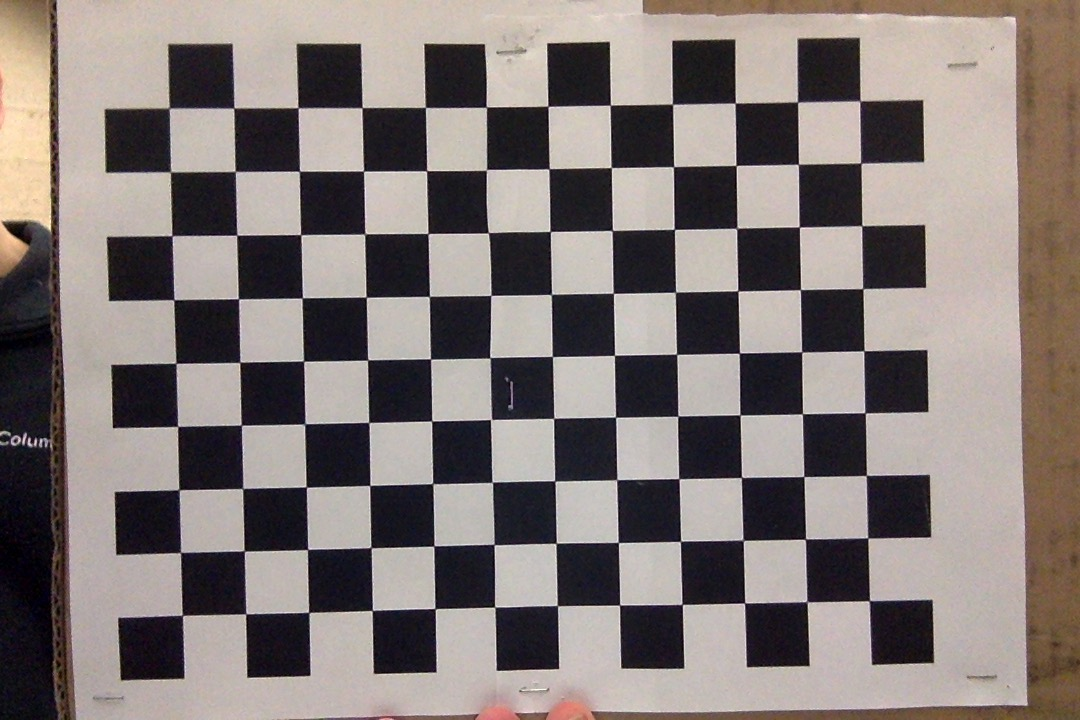
#> input picture support/samples/checkerboard-1.jpg, 1080 x 720 px; its folder holds only this picture in this run
$ python verify_checkerboard.py
#> lines starting #> are read from the running program, lines starting #| are printed output that depends on the picture; after the words box and inside, x2 and y2 are one past the last pixel; in counts of white or black regions, pixels touching at a corner belong together
#> in run_with_images, img is the input picture: shape (720, 1080, 3); mean B, G, R 118, 120.6, 129.9
#!/usr/bin/env python
"Create calibration values file by imaging a checkerboard pattern"

import argparse
import numpy as np
import cv2                       # pylint: disable=import-error
import glob
from context import lib          # flake8: noqa pylint: disable=unused-import
from lib.util import has_pressed # pylint: disable=import-error


# termination criteria
CRITERIA = (cv2.TERM_CRITERIA_EPS + cv2.TERM_CRITERIA_MAX_ITER, 30, 0.001)


def colorize_image(img, vert_corners=7, horz_corners=6):
    """
    Given an image and an expected number of corners, display an image with
    calculated corners.
    """
#> called with vert_corners = 9, horz_corners = 12
    gray = cv2.cvtColor(img, cv2.COLOR_BGR2GRAY)
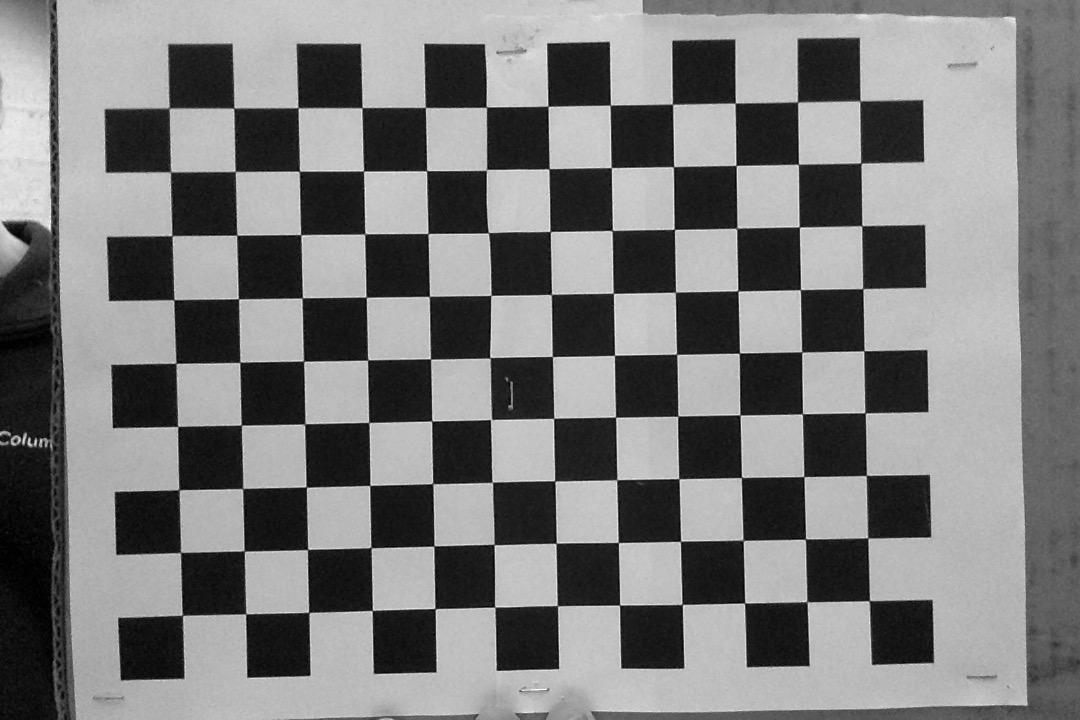
#> gray: shape (720, 1080); min 0, max 253, mean 123.1
    # Find the chess board corners
    ret, corners = cv2.findChessboardCorners(gray, (vert_corners,horz_corners), None)
#> ret = True; corners = 108 rows, first 8: [182.5, 615.5], [180.5, 552.4], [178.8, 489.6], [177.8, 426.4], [175.8, 363.3], [173.8, 299.9], [171.9, 235.8], [170.3, 172]
    # If found, add object points, image points (after refining them)
    if ret == True:
        corners2=cv2.cornerSubPix(gray,corners, (11,11), (-1,-1), CRITERIA)
#> corners2 = 108 rows, first 8: [182.4, 615.4], [180.6, 552.5], [178.9, 489.7], [177.6, 426.4], [175.9, 363.3], [173.9, 299.7], [171.8, 235.8], [170.4, 171.9]

        # Draw and display the corners
        cv2.drawChessboardCorners(img, (vert_corners,horz_corners), corners2, ret)
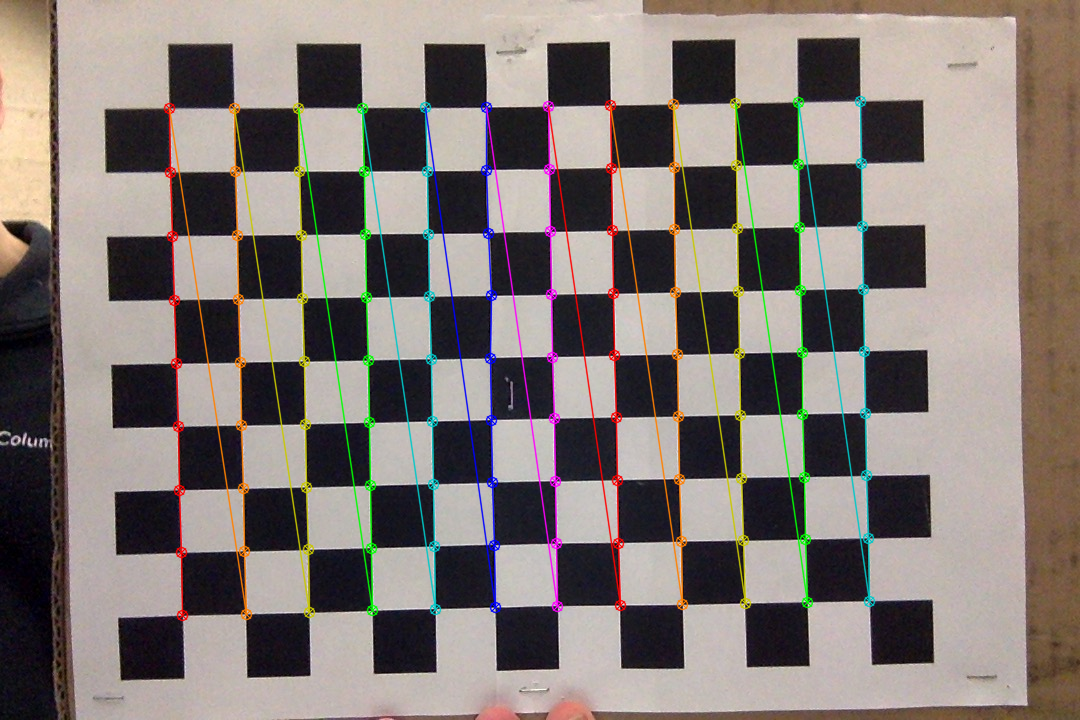
#> img: shape (720, 1080, 3); 5.56% of pixels changed, all inside (x1, y1, x2, y2) = (163, 95, 876, 622)
    cv2.imshow('img', img)


def run_with_images(images, rows, columns):
    """
    Given one or more filenames of images or patterns for images, e.g. *.jpg,
    this will display each image with calibration corners on checkerboards
    found. Note: these need to have to correct number of rows and columns
    specified.
    """
    for i in images.split():  # images is a string, split on spaces
        images = glob.glob(i) # substitute * as a wildcard
        for fname in images:
            img = cv2.imread(fname)
            colorize_image(img, rows-1, columns-1)
            key = cv2.waitKey(15000) # Wait 15 seconds or until a key is pressed
#> (key Esc is pressed here)
    cv2.destroyAllWindows()


def run_with_video(channel, rows, columns):
    """
    Read a video feed from the given channel, and attempt to display the
    checkboard image seen.
    """
    cap = cv2.VideoCapture(channel)
    key = 0

    while not has_pressed(key, 'q'):
        ret, frame = cap.read() # Capture frame-by-frame
        colorize_image(frame, rows-1, columns-1)
        key = cv2.waitKey(1)

    cv2.destroyAllWindows()


if __name__ == '__main__':
    PARSER = argparse.ArgumentParser(description=__doc__)
    PARSER.add_argument('-i', '--images', default='samples/checkerboard-*',
                        help='images separated by spaces or a glob pattern')
    PARSER.add_argument('-p', '--channel', default=-1, type=int,
                        help='the USB channel containing camera, 0, 1, or 2')
    PARSER.add_argument('-r', '--rows', default=10, type=int,
                        help='the number of expected rows on our checkerboard pattern')
    PARSER.add_argument('-c', '--columns', default=13, type=int,
                        help='the number of columns expected on our checkerboard pattern')

    ARGS = PARSER.parse_args()

    print("""
    If displaying a video feed (by specifying the port number with `--channel`),
    the camera image should be displayed as soon as it recognizes a checkerboard
    pattern with {} rows and {} columns. Press the 'q' key to quit.

    Otherwise, it attempts to display some images given with the `--images` option.
    If this option isn't specified, default images will be displayed as an example.

    *Note:* The keys must be pressed with the image window is the foremost
    window, otherwise, you can cancel this application with Control-C.
    """.format(ARGS.rows, ARGS.columns))

    if (ARGS.channel >= 0):
        run_with_video(ARGS.channel, ARGS.rows, ARGS.columns)
    else:
        run_with_images(ARGS.images, ARGS.rows, ARGS.columns)

$ run again, on support/samples/checkerboard-2.jpg
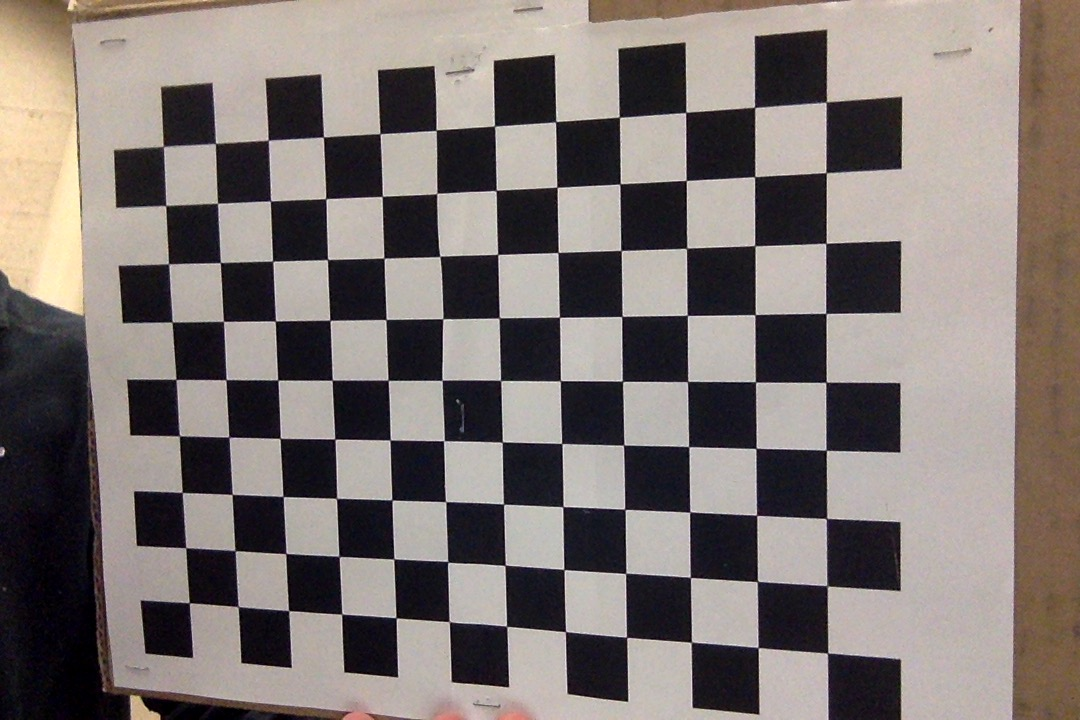
#> input picture support/samples/checkerboard-2.jpg, 1080 x 720 px
#> in run_with_images, img is the input picture: shape (720, 1080, 3); mean B, G, R 113.8, 117.1, 125.8
#> in colorize_image, `gray = cv2.cvtColor(img, cv2.COLOR_BGR2GRAY)`:
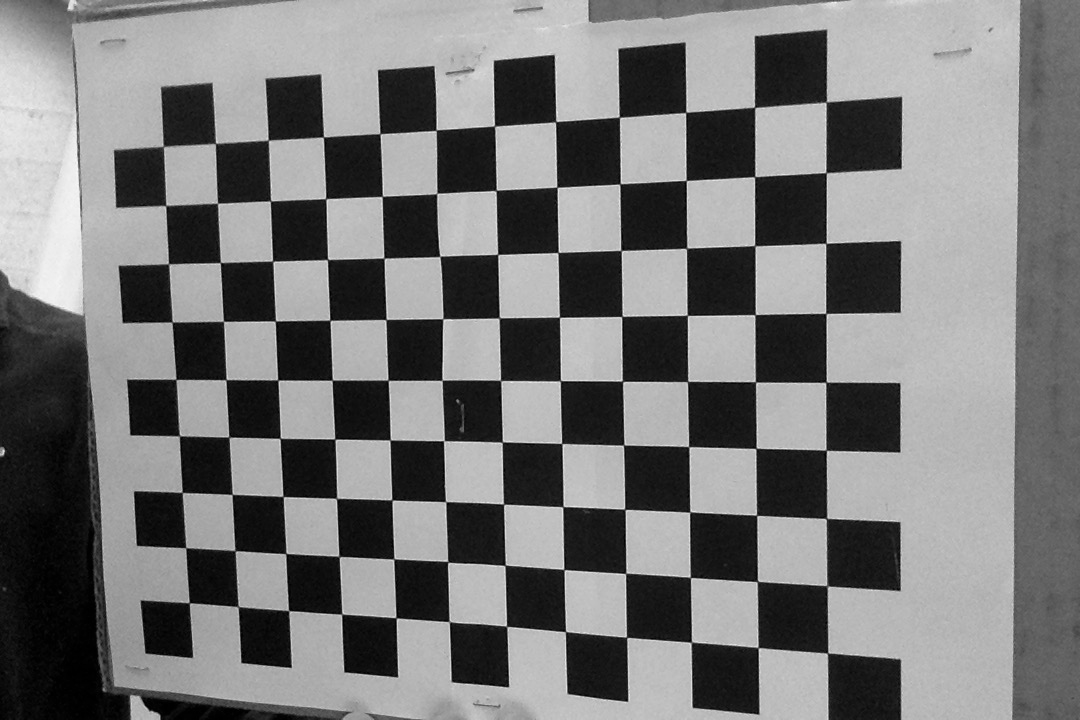
#> gray: shape (720, 1080); min 0, max 249, mean 119.3
#> ret = True; corners = 108 rows, first 8: [189.2, 603], [186.4, 548.2], [181.9, 491.3], [179.4, 434.5], [176.1, 379.2], [173, 324], [170.5, 264.1], [165.4, 206.5]
#> corners2 = 108 rows, first 8: [189.3, 602.8], [185.7, 547.7], [182.2, 492.5], [179.3, 435.8], [176, 379.4], [172.1, 322], [168.5, 263.8], [165.8, 205.5]
#> in colorize_image, `cv2.drawChessboardCorners(img, (vert_corners,horz_corners), corners2, ..`:
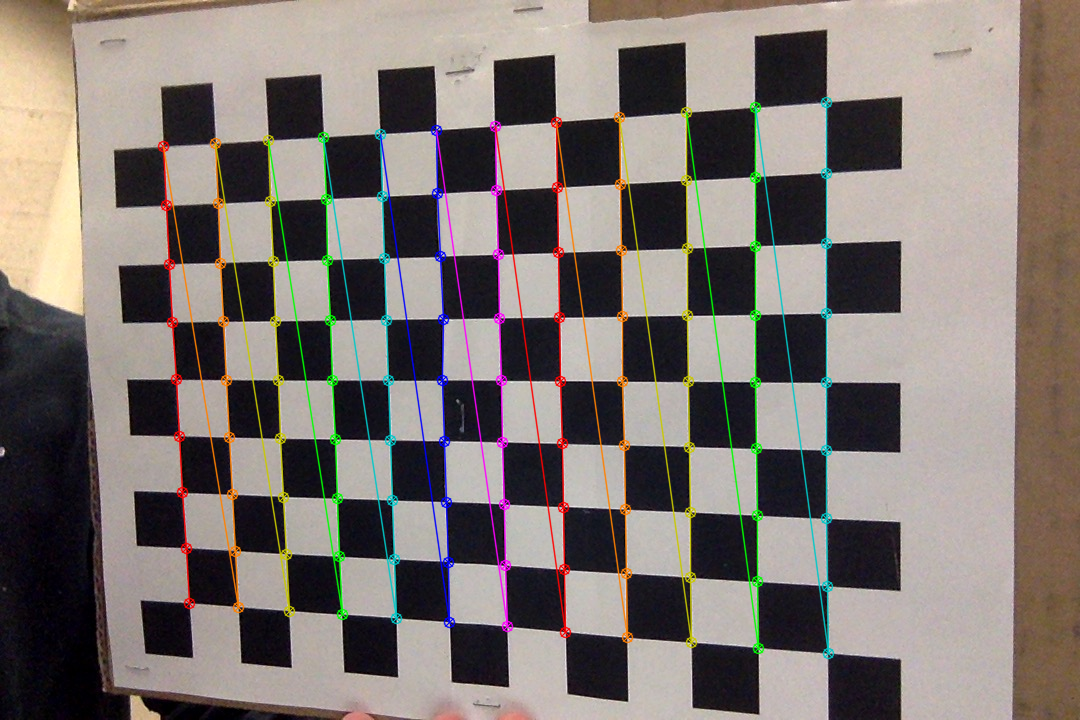
#> img: shape (720, 1080, 3); 5.53% of pixels changed, all inside (x1, y1, x2, y2) = (157, 96, 835, 660)

$ run again, on support/samples/checkerboard-3.jpg
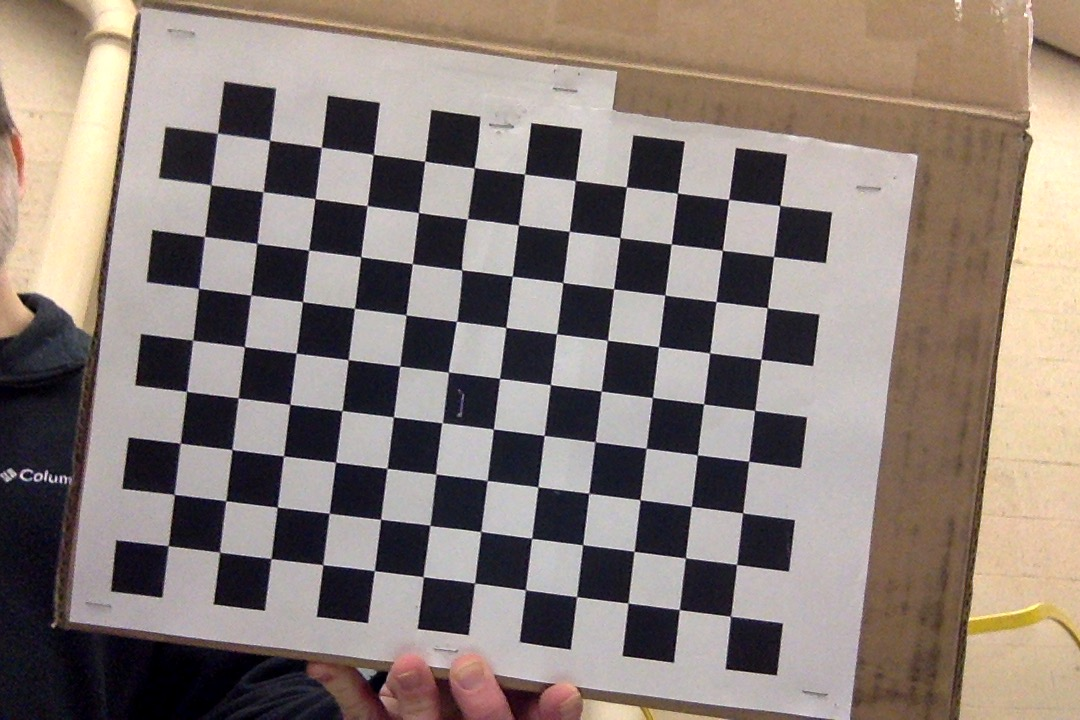
#> input picture support/samples/checkerboard-3.jpg, 1080 x 720 px
#> in run_with_images, img is the input picture: shape (720, 1080, 3); mean B, G, R 119.6, 126.1, 138.3
#> in colorize_image, `gray = cv2.cvtColor(img, cv2.COLOR_BGR2GRAY)`:
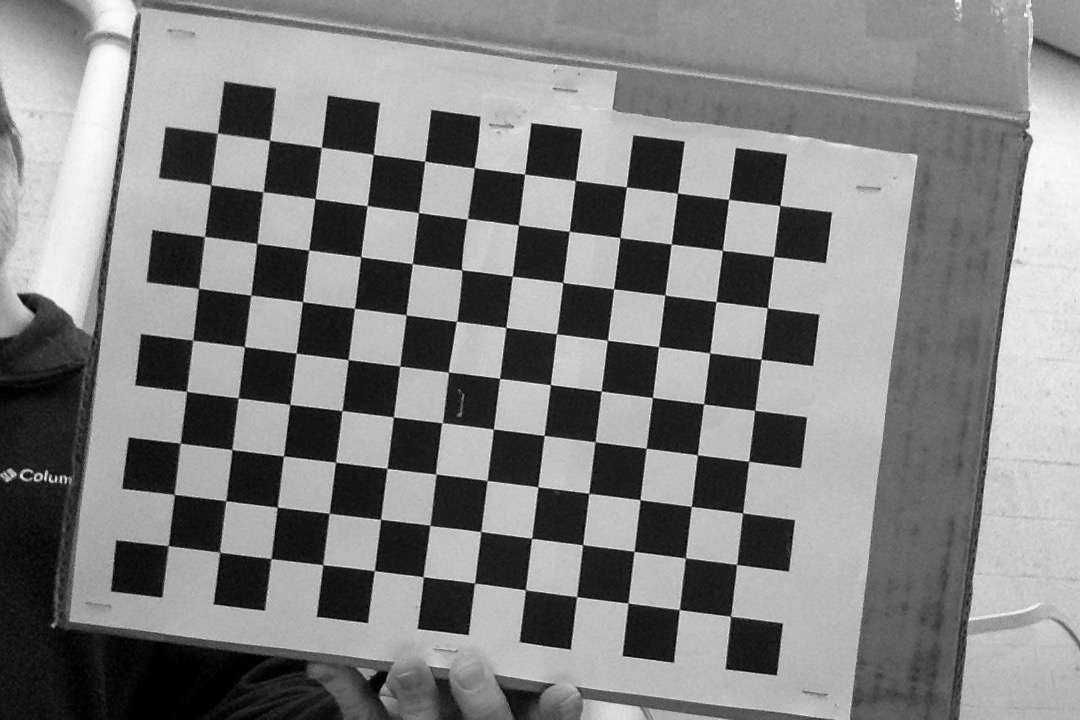
#> gray: shape (720, 1080); min 0, max 252, mean 129
#> ret = True; corners = 108 rows, first 8: [168.2, 545.5], [174.4, 494.5], [180.4, 443.2], [186.4, 391], [192.3, 339.9], [198.7, 288.4], [204.3, 236.4], [211.1, 185]
#> corners2 = 108 rows, first 8: [168.2, 545.6], [174.3, 494.4], [180.3, 443.2], [186.5, 391.4], [192.6, 340.2], [198.6, 288.4], [204.5, 236.4], [210.8, 184.9]
#> in colorize_image, `cv2.drawChessboardCorners(img, (vert_corners,horz_corners), corners2, ..`:
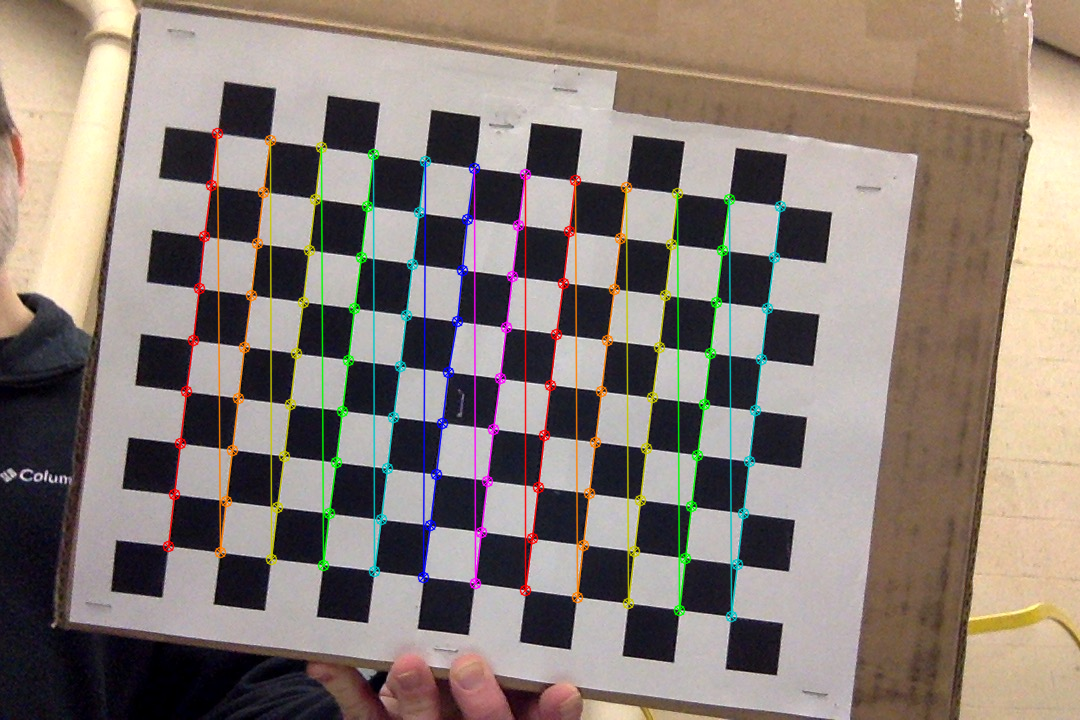
#> img: shape (720, 1080, 3); 4.77% of pixels changed, all inside (x1, y1, x2, y2) = (162, 127, 787, 623)
